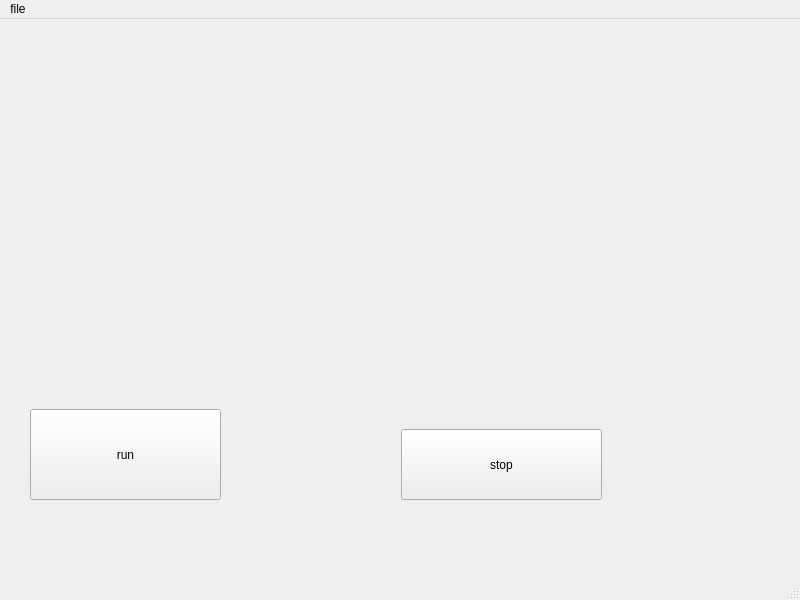
<?xml version="1.0" encoding="UTF-8"?>
<ui version="4.0">
 <class>MainWindow</class>
 <widget class="QMainWindow" name="MainWindow">
  <property name="geometry">
   <rect>
    <x>0</x>
    <y>0</y>
    <width>800</width>
    <height>600</height>
   </rect>
  </property>
  <property name="windowTitle">
   <string>MainWindow</string>
  </property>
  <widget class="QWidget" name="centralwidget">
   <widget class="QPushButton" name="run">
    <property name="geometry">
     <rect>
      <x>30</x>
      <y>390</y>
      <width>191</width>
      <height>91</height>
     </rect>
    </property>
    <property name="text">
     <string>run</string>
    </property>
   </widget>
   <widget class="QPushButton" name="stop">
    <property name="geometry">
     <rect>
      <x>401</x>
      <y>410</y>
      <width>201</width>
      <height>71</height>
     </rect>
    </property>
    <property name="text">
     <string>stop</string>
    </property>
   </widget>
  </widget>
  <widget class="QMenuBar" name="menubar">
   <property name="geometry">
    <rect>
     <x>0</x>
     <y>0</y>
     <width>800</width>
     <height>31</height>
    </rect>
   </property>
   <widget class="QMenu" name="menufile">
    <property name="title">
     <string>file</string>
    </property>
    <addaction name="actionbrowse"/>
   </widget>
   <addaction name="menufile"/>
  </widget>
  <widget class="QStatusBar" name="statusbar"/>
  <action name="actionbrowse">
   <property name="text">
    <string>browse</string>
   </property>
  </action>
 </widget>
 <resources/>
 <connections/>
</ui>
